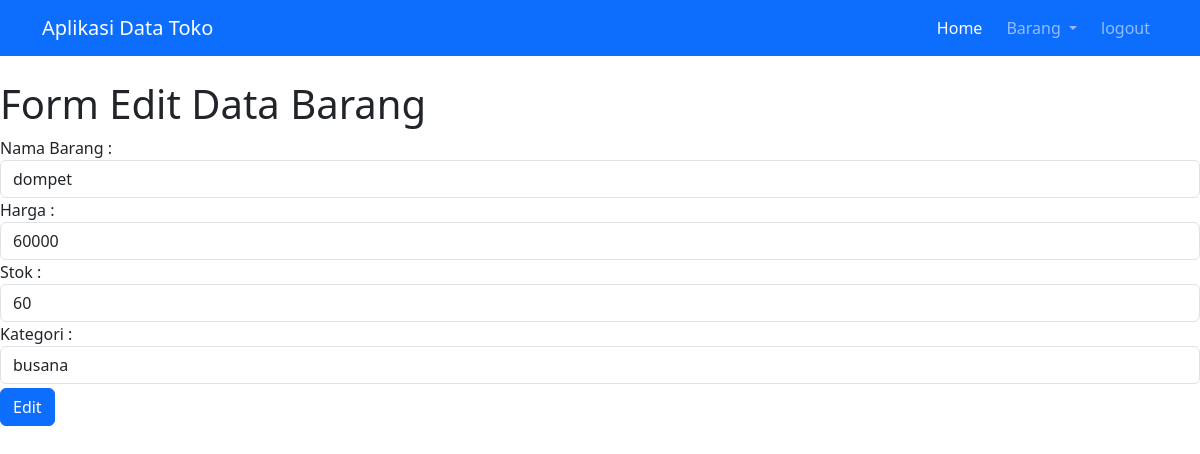
Screenshot of /data.php?modul=edit-data&id=10 (signed in) with the database file from the repository.
### tables this page shows
CREATE TABLE IF NOT EXISTS `barang` (
  `id` int NOT NULL AUTO_INCREMENT,
  `nama_barang` varchar(50) DEFAULT NULL,
  `harga` int DEFAULT NULL,
  `stok` int DEFAULT NULL,
  `kategori` varchar(50) DEFAULT NULL,
  PRIMARY KEY (`id`)
);

### modul/barang/form-edit.php (the view)
<?php
$query = "SELECT * FROM barang WHERE id='$_GET[id]'";
$result = $mysqli->query($query);
$row = $result->fetch_assoc();
?>
<h1>Form Edit Data Barang</h1>
<form action="<?= 'modul/barang/proses.php?action=update&id='.$row['id'];?>" method="post">
    <label for="nama">Nama Barang :</label>
    <input class="form-control" type="text" name="nama" value="<?= $row['nama_barang'];?>" />
    <label for="harga">Harga : </label>
    <input class="form-control" type="text" name="harga" value="<?= $row['harga'];?>" />
    <label for="stok">Stok :</label>
    <input class="form-control" type="text" name="stok" value="<?= $row['stok'];?>" />
    <label for="kategori">Kategori :</label>
    <input class="form-control mb-1" type="text" name="kategori" value="<?= $row['kategori'];?>" />
    <button class="btn btn-primary">Edit</button>
</form>

### rows the page displays
barang: nama "dompet", harga "60000", stok "60", kategori "busana"
